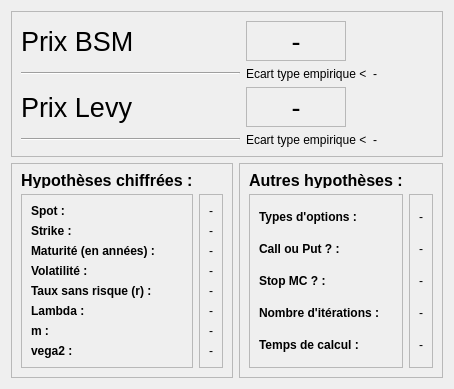
      <widget class="QWidget" name="tab">
       <attribute name="title">
        <string>Résultats</string>
       </attribute>
       <layout class="QGridLayout" name="gridLayout_5">
        <item row="1" column="0">
         <widget class="QFrame" name="frame">
          <property name="frameShape">
           <enum>QFrame::StyledPanel</enum>
          </property>
          <property name="frameShadow">
           <enum>QFrame::Raised</enum>
          </property>
          <layout class="QGridLayout" name="gridLayout_6">
           <item row="1" column="1">
            <widget class="QFrame" name="frame_5">
             <property name="font">
              <font>
               <family>Tahoma</family>
              </font>
             </property>
             <property name="frameShape">
              <enum>QFrame::StyledPanel</enum>
             </property>
             <property name="frameShadow">
              <enum>QFrame::Raised</enum>
             </property>
             <layout class="QVBoxLayout" name="verticalLayout_2">
              <item>
               <widget class="QLabel" name="lSpot">
                <property name="font">
                 <font>
                  <family>Tahoma</family>
                 </font>
                </property>
                <property name="text">
                 <string>-</string>
                </property>
               </widget>
              </item>
              <item>
               <widget class="QLabel" name="lStrike">
                <property name="font">
                 <font>
                  <family>Tahoma</family>
                 </font>
                </property>
                <property name="text">
                 <string>-</string>
                </property>
               </widget>
              </item>
              <item>
               <widget class="QLabel" name="lExpiry">
                <property name="font">
                 <font>
                  <family>Tahoma</family>
                 </font>
                </property>
                <property name="text">
                 <string>-</string>
                </property>
               </widget>
              </item>
              <item>
               <widget class="QLabel" name="lsigma2">
                <property name="font">
                 <font>
                  <family>Tahoma</family>
                 </font>
                </property>
                <property name="text">
                 <string>-</string>
                </property>
               </widget>
              </item>
              <item>
               <widget class="QLabel" name="tr">
                <property name="font">
                 <font>
                  <family>Tahoma</family>
                 </font>
                </property>
                <property name="text">
                 <string>-</string>
                </property>
               </widget>
              </item>
              <item>
               <widget class="QLabel" name="llambda">
                <property name="font">
                 <font>
                  <family>Tahoma</family>
                 </font>
                </property>
                <property name="text">
                 <string>-</string>
                </property>
               </widget>
              </item>
              <item>
               <widget class="QLabel" name="lm">
                <property name="font">
                 <font>
                  <family>Tahoma</family>
                 </font>
                </property>
                <property name="text">
                 <string>-</string>
                </property>
               </widget>
              </item>
              <item>
               <widget class="QLabel" name="lvega2">
                <property name="font">
                 <font>
                  <family>Tahoma</family>
                 </font>
                </property>
                <property name="text">
                 <string>-</string>
                </property>
               </widget>
              </item>
             </layout>
            </widget>
           </item>
           <item row="1" column="0">
            <widget class="QFrame" name="frame_4">
             <property name="font">
              <font>
               <family>Tahoma</family>
              </font>
             </property>
             <property name="frameShape">
              <enum>QFrame::StyledPanel</enum>
             </property>
             <property name="frameShadow">
              <enum>QFrame::Raised</enum>
             </property>
             <layout class="QVBoxLayout" name="verticalLayout">
              <item>
               <widget class="QLabel" name="label_13">
                <property name="font">
                 <font>
                  <family>Tahoma</family>
                  <weight>75</weight>
                  <bold>true</bold>
                 </font>
                </property>
                <property name="text">
                 <string>Spot :</string>
                </property>
               </widget>
              </item>
              <item>
               <widget class="QLabel" name="label_12">
                <property name="font">
                 <font>
                  <family>Tahoma</family>
                  <weight>75</weight>
                  <bold>true</bold>
                 </font>
                </property>
                <property name="text">
                 <string>Strike :</string>
                </property>
               </widget>
              </item>
              <item>
               <widget class="QLabel" name="label_14">
                <property name="font">
                 <font>
                  <family>Tahoma</family>
                  <weight>75</weight>
                  <bold>true</bold>
                 </font>
                </property>
                <property name="text">
                 <string>Maturité (en années) :</string>
                </property>
               </widget>
              </item>
              <item>
               <widget class="QLabel" name="label_11">
                <property name="font">
                 <font>
                  <family>Tahoma</family>
                  <weight>75</weight>
                  <bold>true</bold>
                 </font>
                </property>
                <property name="text">
                 <string>Volatilité :</string>
                </property>
               </widget>
              </item>
              <item>
               <widget class="QLabel" name="label_8">
                <property name="font">
                 <font>
                  <family>Tahoma</family>
                  <weight>75</weight>
                  <bold>true</bold>
                 </font>
                </property>
                <property name="text">
                 <string>Taux sans risque (r) :</string>
                </property>
               </widget>
              </item>
              <item>
               <widget class="QLabel" name="label_10">
                <property name="font">
                 <font>
                  <weight>75</weight>
                  <bold>true</bold>
                 </font>
                </property>
                <property name="text">
                 <string>Lambda :</string>
                </property>
               </widget>
              </item>
              <item>
               <widget class="QLabel" name="label_9">
                <property name="font">
                 <font>
                  <family>Tahoma</family>
                  <weight>75</weight>
                  <bold>true</bold>
                 </font>
                </property>
                <property name="text">
                 <string>m :</string>
                </property>
               </widget>
              </item>
              <item>
               <widget class="QLabel" name="label_7">
                <property name="font">
                 <font>
                  <weight>75</weight>
                  <bold>true</bold>
                 </font>
                </property>
                <property name="text">
                 <string>vega2 :</string>
                </property>
               </widget>
              </item>
             </layout>
            </widget>
           </item>
           <item row="0" column="0">
            <widget class="QLabel" name="label_22">
             <property name="maximumSize">
              <size>
               <width>16777215</width>
               <height>15</height>
              </size>
             </property>
             <property name="font">
              <font>
               <family>Tahoma</family>
               <pointsize>12</pointsize>
               <weight>75</weight>
               <bold>true</bold>
              </font>
             </property>
             <property name="text">
              <string>Hypothèses chiffrées :</string>
             </property>
            </widget>
           </item>
          </layout>
         </widget>
        </item>
        <item row="1" column="1">
         <widget class="QFrame" name="frame_3">
          <property name="minimumSize">
           <size>
            <width>50</width>
            <height>40</height>
           </size>
          </property>
          <property name="frameShape">
           <enum>QFrame::StyledPanel</enum>
          </property>
          <property name="frameShadow">
           <enum>QFrame::Raised</enum>
          </property>
          <layout class="QGridLayout" name="gridLayout_7">
           <item row="1" column="1">
            <widget class="QFrame" name="frame_7">
             <property name="frameShape">
              <enum>QFrame::StyledPanel</enum>
             </property>
             <property name="frameShadow">
              <enum>QFrame::Raised</enum>
             </property>
             <layout class="QVBoxLayout" name="verticalLayout_4">
              <item>
               <widget class="QLabel" name="lOptionType">
                <property name="font">
                 <font>
                  <family>Tahoma</family>
                 </font>
                </property>
                <property name="text">
                 <string>-</string>
                </property>
               </widget>
              </item>
              <item>
               <widget class="QLabel" name="lCoP">
                <property name="font">
                 <font>
                  <family>Tahoma</family>
                 </font>
                </property>
                <property name="text">
                 <string>-</string>
                </property>
               </widget>
              </item>
              <item>
               <widget class="QLabel" name="SMC">
                <property name="font">
                 <font>
                  <family>Tahoma</family>
                 </font>
                </property>
                <property name="text">
                 <string>-</string>
                </property>
               </widget>
              </item>
              <item>
               <widget class="QLabel" name="lNumberOfPaths">
                <property name="text">
                 <string>-</string>
                </property>
               </widget>
              </item>
              <item>
               <widget class="QLabel" name="lsecondes">
                <property name="text">
                 <string>-</string>
                </property>
               </widget>
              </item>
             </layout>
            </widget>
           </item>
           <item row="1" column="0">
            <widget class="QFrame" name="frame_6">
             <property name="frameShape">
              <enum>QFrame::StyledPanel</enum>
             </property>
             <property name="frameShadow">
              <enum>QFrame::Raised</enum>
             </property>
             <layout class="QVBoxLayout" name="verticalLayout_3">
              <item>
               <widget class="QLabel" name="label_25">
                <property name="font">
                 <font>
                  <family>Tahoma</family>
                  <weight>75</weight>
                  <bold>true</bold>
                 </font>
                </property>
                <property name="text">
                 <string>Types d'options :</string>
                </property>
               </widget>
              </item>
              <item>
               <widget class="QLabel" name="label_26">
                <property name="font">
                 <font>
                  <family>Tahoma</family>
                  <weight>75</weight>
                  <bold>true</bold>
                 </font>
                </property>
                <property name="text">
                 <string>Call ou Put ? :</string>
                </property>
               </widget>
              </item>
              <item>
               <widget class="QLabel" name="label_28">
                <property name="font">
                 <font>
                  <family>Tahoma</family>
                  <weight>75</weight>
                  <bold>true</bold>
                 </font>
                </property>
                <property name="text">
                 <string>Stop MC ? :</string>
                </property>
               </widget>
              </item>
              <item>
               <widget class="QLabel" name="label_27">
                <property name="font">
                 <font>
                  <weight>75</weight>
                  <bold>true</bold>
                 </font>
                </property>
                <property name="text">
                 <string>Nombre d'itérations :</string>
                </property>
               </widget>
              </item>
              <item>
               <widget class="QLabel" name="label_24">
                <property name="font">
                 <font>
                  <weight>75</weight>
                  <bold>true</bold>
                 </font>
                </property>
                <property name="text">
                 <string>Temps de calcul : </string>
                </property>
               </widget>
              </item>
             </layout>
            </widget>
           </item>
           <item row="0" column="0">
            <widget class="QLabel" name="label_23">
             <property name="maximumSize">
              <size>
               <width>16777215</width>
               <height>15</height>
              </size>
             </property>
             <property name="font">
              <font>
               <family>Tahoma</family>
               <pointsize>12</pointsize>
               <weight>75</weight>
               <bold>true</bold>
              </font>
             </property>
             <property name="text">
              <string>Autres hypothèses :</string>
             </property>
            </widget>
           </item>
          </layout>
         </widget>
        </item>
        <item row="0" column="0" colspan="2">
         <widget class="QFrame" name="frame_2">
          <property name="maximumSize">
           <size>
            <width>16777215</width>
            <height>150</height>
           </size>
          </property>
          <property name="frameShape">
           <enum>QFrame::StyledPanel</enum>
          </property>
          <property name="frameShadow">
           <enum>QFrame::Raised</enum>
          </property>
          <layout class="QGridLayout" name="gridLayout_2">
           <item row="2" column="0">
            <widget class="QLabel" name="label_6">
             <property name="font">
              <font>
               <family>Tahoma</family>
               <pointsize>20</pointsize>
              </font>
             </property>
             <property name="text">
              <string>Prix Levy</string>
             </property>
            </widget>
           </item>
           <item row="1" column="5">
            <widget class="QLabel" name="VarEmpB">
             <property name="maximumSize">
              <size>
               <width>60</width>
               <height>16777215</height>
              </size>
             </property>
             <property name="font">
              <font>
               <pointsize>9</pointsize>
              </font>
             </property>
             <property name="text">
              <string>-</string>
             </property>
            </widget>
           </item>
           <item row="1" column="4">
            <widget class="QLabel" name="label_17">
             <property name="maximumSize">
              <size>
               <width>140</width>
               <height>16777215</height>
              </size>
             </property>
             <property name="font">
              <font>
               <pointsize>9</pointsize>
              </font>
             </property>
             <property name="text">
              <string>Ecart type empirique &lt;</string>
             </property>
            </widget>
           </item>
           <item row="0" column="0">
            <widget class="QLabel" name="label_5">
             <property name="font">
              <font>
               <family>Tahoma</family>
               <pointsize>20</pointsize>
              </font>
             </property>
             <property name="text">
              <string>Prix BSM</string>
             </property>
            </widget>
           </item>
           <item row="1" column="0">
            <widget class="Line" name="line_5">
             <property name="orientation">
              <enum>Qt::Horizontal</enum>
             </property>
            </widget>
           </item>
           <item row="3" column="5">
            <widget class="QLabel" name="VarEmpL">
             <property name="maximumSize">
              <size>
               <width>60</width>
               <height>16777215</height>
              </size>
             </property>
             <property name="font">
              <font>
               <pointsize>9</pointsize>
              </font>
             </property>
             <property name="text">
              <string>-</string>
             </property>
            </widget>
           </item>
           <item row="3" column="4">
            <widget class="QLabel" name="label_18">
             <property name="maximumSize">
              <size>
               <width>140</width>
               <height>16777215</height>
              </size>
             </property>
             <property name="font">
              <font>
               <pointsize>9</pointsize>
              </font>
             </property>
             <property name="text">
              <string>Ecart type empirique &lt;</string>
             </property>
            </widget>
           </item>
           <item row="0" column="4">
            <widget class="QLabel" name="RB">
             <property name="minimumSize">
              <size>
               <width>0</width>
               <height>40</height>
              </size>
             </property>
             <property name="maximumSize">
              <size>
               <width>100</width>
               <height>60</height>
              </size>
             </property>
             <property name="font">
              <font>
               <family>Tahoma</family>
               <pointsize>20</pointsize>
              </font>
             </property>
             <property name="frameShape">
              <enum>QFrame::StyledPanel</enum>
             </property>
             <property name="lineWidth">
              <number>4</number>
             </property>
             <property name="text">
              <string>-</string>
             </property>
             <property name="textFormat">
              <enum>Qt::PlainText</enum>
             </property>
             <property name="alignment">
              <set>Qt::AlignCenter</set>
             </property>
            </widget>
           </item>
           <item row="2" column="4">
            <widget class="QLabel" name="RL">
             <property name="minimumSize">
              <size>
               <width>0</width>
               <height>40</height>
              </size>
             </property>
             <property name="maximumSize">
              <size>
               <width>100</width>
               <height>60</height>
              </size>
             </property>
             <property name="font">
              <font>
               <pointsize>20</pointsize>
              </font>
             </property>
             <property name="frameShape">
              <enum>QFrame::StyledPanel</enum>
             </property>
             <property name="lineWidth">
              <number>4</number>
             </property>
             <property name="text">
              <string>-</string>
             </property>
             <property name="textFormat">
              <enum>Qt::PlainText</enum>
             </property>
             <property name="alignment">
              <set>Qt::AlignCenter</set>
             </property>
            </widget>
           </item>
           <item row="3" column="0">
            <widget class="Line" name="line_8">
             <property name="orientation">
              <enum>Qt::Horizontal</enum>
             </property>
            </widget>
           </item>
          </layout>
         </widget>
        </item>
       </layout>
      </widget>
